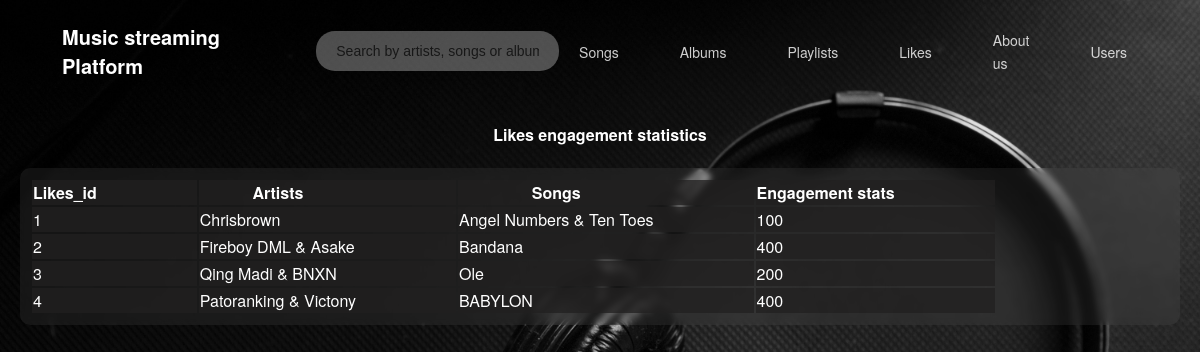
The page /likes.php on the database its author committed.
### tables this page shows
CREATE TABLE `likes` (
  `Likes_id` int(50) NOT NULL,
  `artists_name` varchar(50) NOT NULL,
  `Song_name` varchar(50) NOT NULL,
  `Likes_stats` varchar(50) NOT NULL
);

### likes.php (the view, shortened to what this page needs)
<!DOCTYPE html>
<html>
<head>
    <link rel="stylesheet" type="text/css" href="style.css" title="style1" media="screen,tv,projection, handled, print" />
</head>
<body>
    <header>
        <nav>
            <div class="vertical-container">
                <div class="logo">
                    <p>Music streaming Platform</p>
                </div>
                <div class="search-bar">
                    <input type="text" placeholder="Search by artists, songs or albums">
                </div>
            </div>
            <ul>
                <div class="vertical-container">
				<li><a href="index.php">Songs</a></li>
                    <li><a href="albums.php">Albums</a></li>
                    <li><a href="playlists.php">Playlists</a></li>
                    <li><a href="likes.php">Likes</a></li>
                    <li><a href="About us.php">About us</a></li>
                    <li class="dropdown">
				<a href="#">Users</a>
            </ul>
        </nav>
    </header>
    <section>
		<h4><center>Likes engagement statistics</center></h4>
		<div class="container">
		<table>
        <center>
			<thead>
				<tr>
				    <th>Likes_id</th>
				    <th>Artists</th>
					<th>Songs</th>
					<th>Engagement stats</th>
				</tr>
			</thead>
			<tbody>
				<?php
				$conn = mysqli_connect("localhost", "root", "", "musicstreaming");
				$sql = "SELECT * FROM likes";
				$result = mysqli_query($conn, $sql);
				if (mysqli_num_rows($result) > 0) {
					while($row = mysqli_fetch_assoc($result)) {
						echo "<tr>";
						echo "<td>" . $row["Likes_id"] . "</td>";
						echo "<td>" . $row["artists_name"] . "</td>";
						echo "<td>" . $row["Song_name"] . "</td>";
						echo "<td>" . $row["Likes_stats"] . "</td>";
						echo "</tr>";
					}
				} else {
					echo "<tr><td colspan='4'>No data available</td></tr>";
				}
				?>
			</tbody>
		</table>
</body>
</html>

### style.css (style rules this page uses)
body { font-family: "Mona Sans", "Helvetica Neue", Helvetica, Arial, sans-serif; margin: 0; padding: 0; background: url('images/pexels-daniel-reche-718241-3721941.jpg') no-repeat center center fixed; background-size: cover; min-height: 100vh; position: relative; color: white; }
header { background-color: rgba(0, 0, 0, 0); padding: 2px; }
nav { display: flex; justify-content: space-between; align-items: center; margin-right: 20px; margin-left: 40px; padding: 0 20px; }
nav ul { list-style: none; margin: 0; padding: 0; }
nav li { display: inline-block; margin-right: 1px; padding: 3px 30px; position: relative; }
nav a { text-decoration: none; color: rgba(255, 255, 255, 0.8); font-size: 14px; }
nav li::after { content: ''; height: 3px; width: 0; background: #db4520; position: absolute; left: 0; bottom: -3px; transition: width 0.3s; }
.dropdown { position: relative; display: inline-block; }
.logo { font-size: 20px; color: white; font-weight: bold; }
.search-bar { margin-right: 30px; margin-left: 30px; position: relative; }
.search-bar input[type="text"] { padding: 12px 20px; border: none; border-radius: 19px; font-size: 14px; background-color: rgba(255, 255, 255, 0.3); color: black; transition: background-color 0.5s ease; }
.search-bar input[type="text"]::placeholder { color: rgba(0, 0, 0, 0.7); }
.vertical-container { display: flex; align-items: center; }
th, td { padding-right: 100px; background-color: rgba(34, 33, 33, 0.751); }
.container { background-color: rgba(104, 104, 104, 0.169); padding: 10px; margin: 20px; border-radius: 10px; backdrop-filter: blur(3px); overflow: auto; transition: background-color 0.2s ease; }
input[type="text"], input[type="email"], input[type="password"] { width: 100%; padding: 10px; border: 1px solid #ccc; border-radius: 3px; }

### rows shown on the page
likes: Likes_id "1", artists_name "Chrisbrown", Song_name "Angel Numbers & Ten Toes", Likes_stats "100"
likes: Likes_id "2", artists_name "Fireboy DML & Asake", Song_name "Bandana", Likes_stats "400"
likes: Likes_id "3", artists_name "Qing Madi & BNXN", Song_name "Ole", Likes_stats "200"
likes: Likes_id "4", artists_name "Patoranking & Victony", Song_name "BABYLON", Likes_stats "400"
